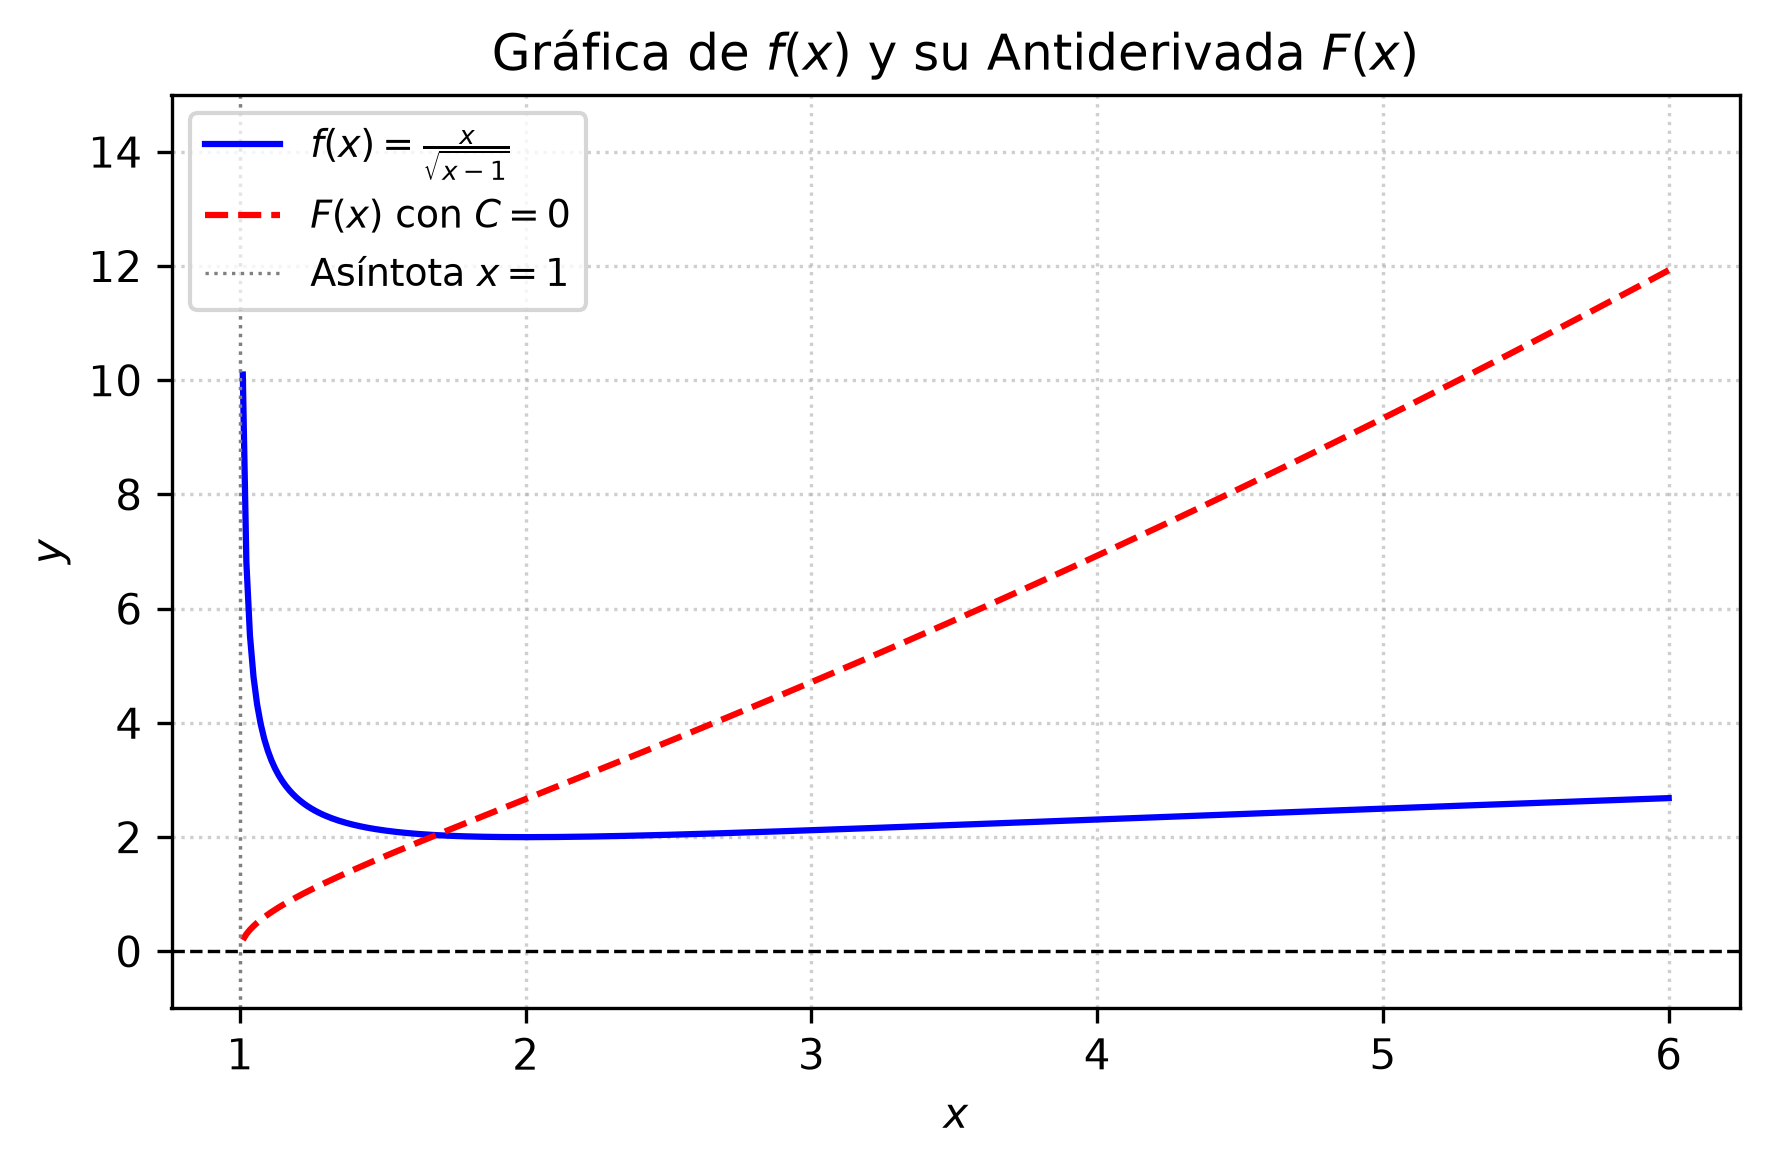

This figure's Python source:
import matplotlib
matplotlib.use('Agg')
import numpy as np
import matplotlib.pyplot as plt

# Definir el dominio para x > 1
x = np.linspace(1.01, 6.0, 400)

# Función original a integrar f(x)
y_orig = x / np.sqrt(x - 1)

# Antiderivada F(x) con C = 0
y_anti = (2.0 / 3.0) * (x - 1)**(1.5) + 2.0 * np.sqrt(x - 1)

plt.figure(figsize=(6, 4))
plt.plot(x, y_orig, label=r'$f(x) = \frac{x}{\sqrt{x-1}}$', color='blue', linewidth=1.5)
plt.plot(x, y_anti, label=r'$F(x)$ con $C=0$', color='red', linestyle='--', linewidth=1.5)

plt.title('Gráfica de $f(x)$ y su Antiderivada $F(x)$')
plt.xlabel('$x$')
plt.ylabel('$y$')
plt.axhline(0, color='black', linewidth=0.8, linestyle='--')
plt.axvline(1, color='gray', linewidth=0.8, linestyle=':', label='Asíntota $x=1$')
plt.ylim(-1, 15)
plt.legend(loc='upper left', fontsize=9)
plt.grid(True, linestyle=':', alpha=0.6)
plt.tight_layout()
plt.savefig(r'semana_05/graficas/SEM05_P45_grafica.png', dpi=300, bbox_inches='tight')
plt.close()
